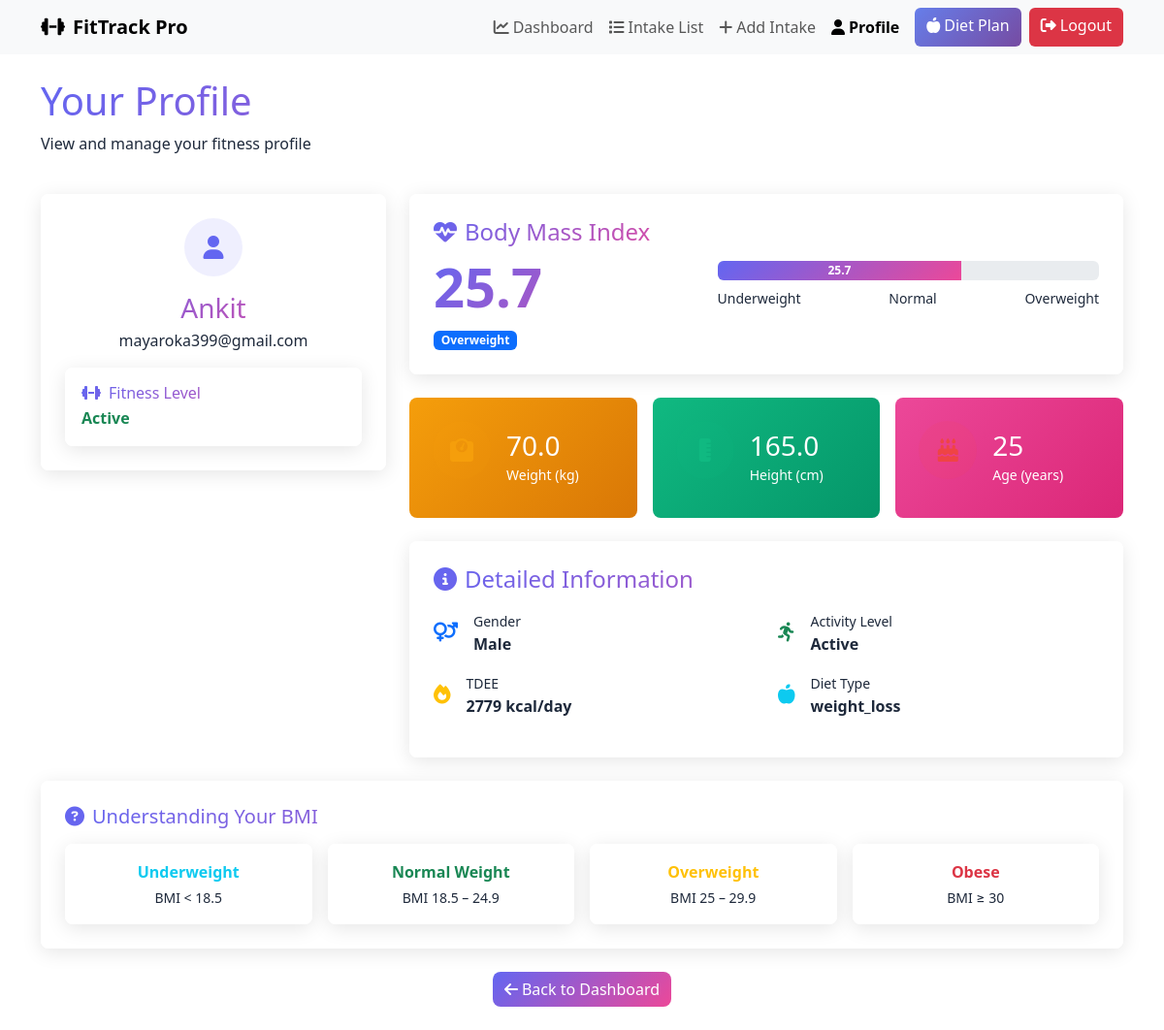
The app's page /profile (signed in) with its own data.
### models.py (models this page shows, shortened)
class User(UserMixin, db.Model):
    __tablename__ = 'user'
    id = db.Column(db.Integer, primary_key=True)
    username = db.Column(db.String(150), unique=True, nullable=False)
    email = db.Column(db.String(150), unique=True, nullable=False)
    password = db.Column(db.String(255), nullable=False)
    age = db.Column(db.Integer, nullable=False)
    weight = db.Column(db.Float, nullable=False)
    height = db.Column(db.Float, nullable=False)
    gender = db.Column(db.String(10), nullable=False)
    activity_level = db.Column(db.String(50), nullable=False)
    goal = db.Column(db.String(50))
    medical_condition = db.Column(db.String(100), default='none')
    allergies = db.Column(db.String(100), default='none')
    dietary_preference = db.Column(db.String(50), default='none')
    budget = db.Column(db.String(20), default='medium')
    cooking_time = db.Column(db.String(20), default='medium')
    metabolism_rate = db.Column(db.String(20), default='normal')
    sleep_hours = db.Column(db.Float, default=7.0)
    stress_level = db.Column(db.String(20), default='medium')
    tdee = db.Column(db.Float)
    bmi = db.Column(db.Float)
    bmr = db.Column(db.Float)
    diet_type = db.Column(db.String(100))
    target_calories = db.Column(db.Float)
    intakes = db.relationship('Intake', backref='user', lazy=True, cascade='all, delete-orphan')

### app.py (the view)
@app.route('/profile')
@login_required
def profile():
    if isinstance(current_user._get_current_object(), Admin):
        return redirect(url_for('admin_dashboard'))
    if current_user.bmi is not None:
        bmi = current_user.bmi
    else:
        try:
            bmi = (current_user.weight or 0) / (((current_user.height or 0) / 100) ** 2) if current_user.weight and current_user.height else 0
        except Exception:
            bmi = 0
    if bmi < 18.5:
        bmi_category = "Underweight"
        bmi_color = "info"
    elif bmi < 25:
        bmi_category = "Normal"
        bmi_color = "success"
    elif bmi < 30:
        bmi_category = "Overweight"
        bmi_color = "warning"
    else:
        bmi_category = "Obese"
        bmi_color = "danger"
    return render_template('profile.html',
                           user=current_user,
                           bmi=round(bmi, 1) if bmi is not None else 0,
                           bmi_category=bmi_category,
                           bmi_color=bmi_color,
                           ml_active=ml_predictor is not None)

### app.py (called while the page is built)
@login_manager.user_loader
def load_user(user_id):
    if not isinstance(user_id, str):
        return None
    try:
        if user_id.startswith('user_'):
            return User.query.get(int(user_id.split('_')[1]))
        elif user_id.startswith('admin_'):
            return Admin.query.get(int(user_id.split('_')[1]))
    except Exception:
        return None
    return None

### templates/profile.html (shortened to what this page needs)
{% extends 'base.html' %}
{% block content %}
<div class="row mb-4">
    <div class="col-12">
        <h1 class="gradient-text mb-2">Your Profile</h1>
        <p class="text-dark">View and manage your fitness profile</p>
    </div>
</div>
<div class="row g-4">
    <div class="col-lg-4">
        <div class="glass-card p-4 text-center">
            <div class="feature-icon icon-primary mx-auto mb-3">
                <i class="fas fa-user"></i>
            </div>
            <h3 class="gradient-text mb-1">{{ user.username }}</h3>
            <p class="text-dark mb-3">{{ user.email }}</p>
            <div class="glass-card p-3 text-start" style="background: linear-gradient(135deg, rgba(16, 185, 129, 0.1), rgba(99, 102, 241, 0.1));">
                <h6 class="gradient-text mb-1"><i class="fas fa-dumbbell me-2"></i>Fitness Level</h6>
                <p class="mb-0 text-capitalize"><strong class="text-success">{{ user.activity_level }}</strong></p>
            </div>
        </div>
    </div>
    <div class="col-lg-8">
        <div class="glass-card p-4 mb-4">
            <div class="row align-items-center g-3">
                <div class="col-md-5">
                    <h4 class="gradient-text mb-2"><i class="fas fa-heartbeat me-2"></i>Body Mass Index</h4>
                    <div class="display-4 fw-bold gradient-text mb-2">{{ bmi }}</div>
                    <span class="badge bg-primary">{{ bmi_category }}</span>
                </div>
                <div class="col-md-7">
                    <div class="progress mb-2" style="height: 20px;">
                        <div class="progress-bar" style="width: {{ (bmi / 40 * 100)|int }}%;">
                            {{ bmi }}
                        </div>
                    </div>
                    <div class="d-flex justify-content-between small text-dark fw-medium">
                        <span>Underweight</span>
                        <span>Normal</span>
                        <span>Overweight</span>
                    </div>
                </div>
            </div>
        </div>
        <div class="row g-3 mb-4">
            <div class="col-md-4">
                <div class="stat-card" style="background: linear-gradient(135deg, #f59e0b, #d97706);">
                    <div class="d-flex align-items-center">
                        <div class="feature-icon icon-warning me-3">
                            <i class="fas fa-weight"></i>
                        </div>
                        <div>
                            <h3 class="mb-0 text-white">{{ user.weight }}</h3>
                            <small class="text-white">Weight (kg)</small>
                        </div>
                    </div>
                </div>
            </div>
            <div class="col-md-4">
                <div class="stat-card" style="background: linear-gradient(135deg, #10b981, #059669);">
                    <div class="d-flex align-items-center">
                        <div class="feature-icon icon-success me-3">
                            <i class="fas fa-ruler-vertical"></i>
                        </div>
                        <div>
                            <h3 class="mb-0 text-white">{{ user.height }}</h3>
                            <small class="text-white">Height (cm)</small>
                        </div>
                    </div>
                </div>
            </div>
            <div class="col-md-4">
                <div class="stat-card" style="background: linear-gradient(135deg, #ec4899, #db2777);">
                    <div class="d-flex align-items-center">
                        <div class="feature-icon icon-danger me-3">
                            <i class="fas fa-birthday-cake"></i>
                        </div>
                        <div>
                            <h3 class="mb-0 text-white">{{ user.age }}</h3>
                            <small class="text-white">Age (years)</small>
                        </div>
                    </div>
                </div>
            </div>
        </div>
        <div class="glass-card p-4">
            <h4 class="gradient-text mb-3"><i class="fas fa-info-circle me-2"></i>Detailed Information</h4>
            <div class="row">
                <div class="col-6 mb-3">
                    <div class="d-flex align-items-center">
                        <i class="fas fa-venus-mars me-3 text-primary fa-lg"></i>
                        <div>
                            <small class="text-dark">Gender</small>
                            <div class="fw-bold text-capitalize text-dark">{{ user.gender }}</div>
                        </div>
                    </div>
                </div>
                <div class="col-6 mb-3">
                    <div class="d-flex align-items-center">
                        <i class="fas fa-running me-3 text-success fa-lg"></i>
                        <div>
                            <small class="text-dark">Activity Level</small>
                            <div class="fw-bold text-capitalize text-dark">{{ user.activity_level }}</div>
                        </div>
                    </div>
                </div>
                <div class="col-6 mb-3">
                    <div class="d-flex align-items-center">
                        <i class="fas fa-fire me-3 text-warning fa-lg"></i>
                        <div>
                            <small class="text-dark">TDEE</small>
                            <div class="fw-bold text-dark">{{ user.tdee|int }} kcal/day</div>
                        </div>
                    </div>
                </div>
                <div class="col-6 mb-3">
                    <div class="d-flex align-items-center">
                        <i class="fas fa-apple-alt me-3 text-info fa-lg"></i>
                        <div>
                            <small class="text-dark">Diet Type</small>
                            <div class="fw-bold text-dark">{{ user.diet_type }}</div>
                        </div>
                    </div>
                </div>
            </div>
        </div>
    </div>
</div>
<div class="row mt-4">
    <div class="col-12">
        <div class="glass-card p-4">
            <h5 class="gradient-text mb-3"><i class="fas fa-question-circle me-2"></i>Understanding Your BMI</h5>
            <div class="row g-3">
                <div class="col-md-3">
                    <div class="glass-card p-3 text-center" style="background: linear-gradient(135deg, rgba(6, 182, 212, 0.1), rgba(99, 102, 241, 0.1));">
                        <strong class="d-block text-info">Underweight</strong>
                        <p class="mb-0 small text-dark mt-1">BMI < 18.5</p>
                    </div>
                </div>
                <div class="col-md-3">
                    <div class="glass-card p-3 text-center" style="background: linear-gradient(135deg, rgba(16, 185, 129, 0.1), rgba(6, 182, 212, 0.1));">
                        <strong class="d-block text-success">Normal Weight</strong>
                        <p class="mb-0 small text-dark mt-1">BMI 18.5 – 24.9</p>
                    </div>
                </div>
                <div class="col-md-3">
                    <div class="glass-card p-3 text-center" style="background: linear-gradient(135deg, rgba(245, 158, 11, 0.1), rgba(16, 185, 129, 0.1));">
                        <strong class="d-block text-warning">Overweight</strong>
                        <p class="mb-0 small text-dark mt-1">BMI 25 – 29.9</p>
                    </div>
                </div>
                <div class="col-md-3">
                    <div class="glass-card p-3 text-center" style="background: linear-gradient(135deg, rgba(239, 68, 68, 0.1), rgba(245, 158, 11, 0.1));">
                        <strong class="d-block text-danger">Obese</strong>
                        <p class="mb-0 small text-dark mt-1">BMI ≥ 30</p>
                    </div>
                </div>
            </div>
        </div>
    </div>
</div>
<div class="text-center mt-4">
    <a href="{{ url_for('dashboard') }}" class="btn btn-gradient">
        <i class="fas fa-arrow-left me-1"></i>Back to Dashboard
    </a>
</div>
{% endblock %}

### templates/base.html (style rules this page uses)
:root { --radius: 8px; --space: 1rem; }
body { font-family: system-ui, -apple-system, sans-serif; line-height: 1.5; }
.btn { border-radius: var(--radius); }

### templates/profile.html (style rules this page uses)
.glass-card { background: rgba(255, 255, 255, 0.95) !important; backdrop-filter: blur(10px); border: 1px solid rgba(255, 255, 255, 0.2); border-radius: var(--radius); box-shadow: 0 4px 20px rgba(0,0,0,0.1); }
.text-dark { color: #1e293b !important; }
.feature-icon { width: 60px; height: 60px; border-radius: 50%; display: flex; align-items: center; justify-content: center; font-size: 1.5rem; margin-bottom: 1rem; }
.icon-primary { background: rgba(99, 102, 241, 0.1); color: #6366f1; }
.icon-warning { background: rgba(245, 158, 11, 0.1); color: #f59e0b; }
.icon-success { background: rgba(16, 185, 129, 0.1); color: #10b981; }
.icon-danger { background: rgba(239, 68, 68, 0.1); color: #ef4444; }
.gradient-text { background: linear-gradient(135deg, #6366f1, #ec4899); -webkit-background-clip: text; -webkit-text-fill-color: transparent; background-clip: text; }
.btn-gradient { background: linear-gradient(135deg, #6366f1, #ec4899); border: none; color: white; transition: all 0.3s ease; }
.stat-card { color: white; border-radius: var(--radius); padding: 1.5rem; transition: all 0.3s ease; }
.progress-bar { background: linear-gradient(135deg, #6366f1, #ec4899); color: white; font-weight: bold; display: flex; align-items: center; justify-content: center; }

### records on screen
User: username "Ankit", email "mayaroka399@gmail.com", activity_level "Active", weight "70.0", height "165.0", age "25", gender "Male", tdee "2779", diet_type "weight_loss"

### other values on screen
{{ bmi }} "25.7"
{{ bmi_category }} "Overweight"
